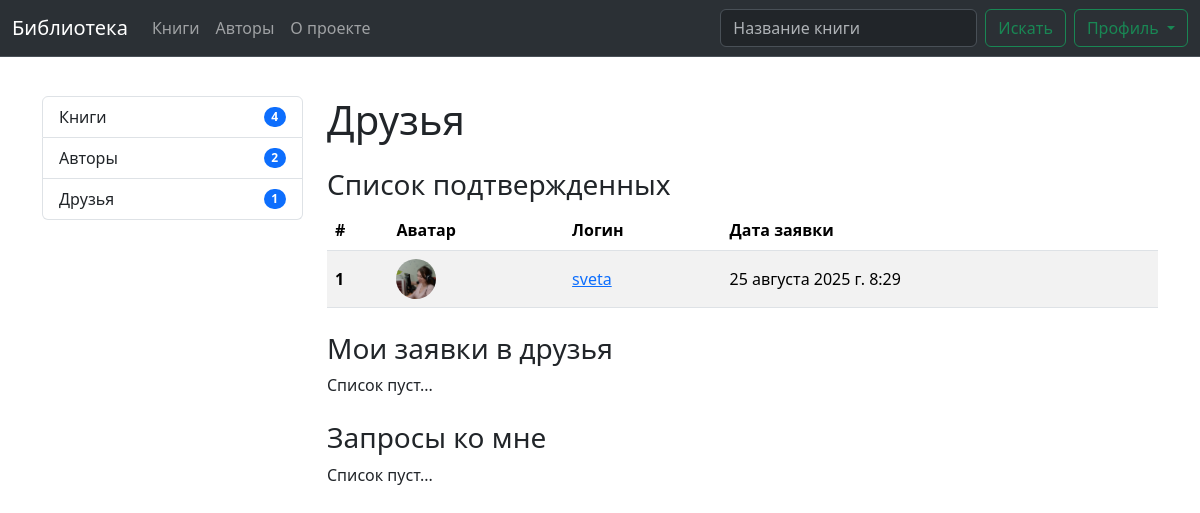
Page /userinfo/authors/ (signed in) on the earlier database version.
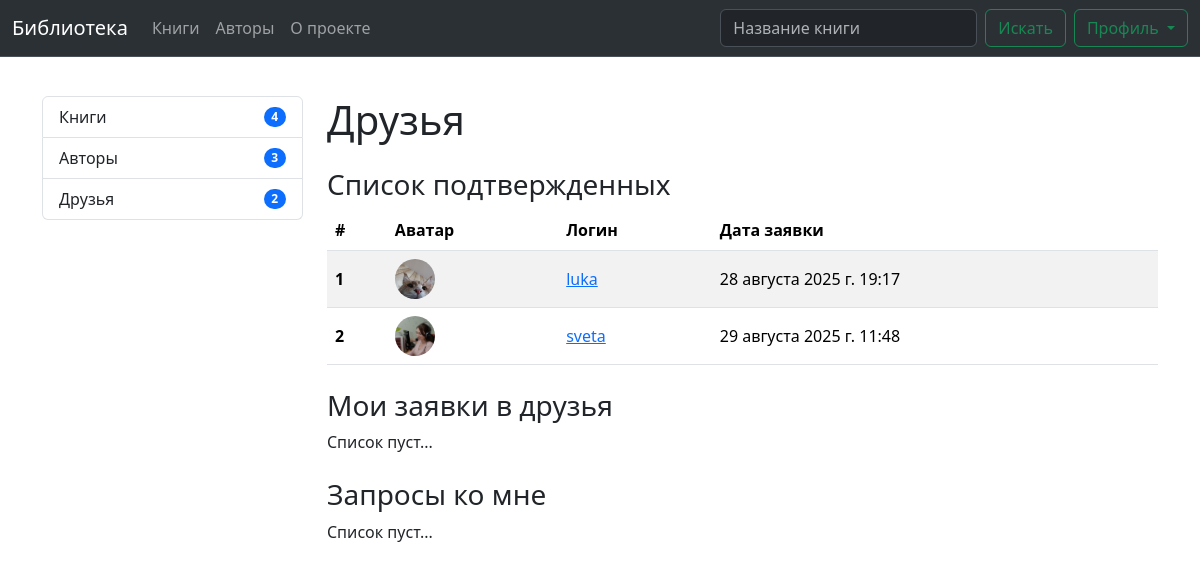
Same page on the later database version.
### users/models.py (models this page shows, shortened)
class Profile(models.Model):
    user = models.OneToOneField(User, on_delete=models.CASCADE)
    city = models.CharField(max_length=100, null=True, blank=True)
    about = HTMLField(null=True, blank=True)
    avatar = models.ImageField(null=True, blank=True, upload_to='users/')
    isAuthor = models.BooleanField(default=False)
    @property
    def friends(self):
        sent = FriendRequest.objects.filter(from_user=self, accepted=True).values_list('to_user', flat=True)
        received = FriendRequest.objects.filter(to_user=self, accepted=True).values_list('from_user', flat=True)
        friend_ids = list(sent) + list(received)
        return Profile.objects.filter(id__in=friend_ids)

class FriendRequest(models.Model):
    from_user = models.ForeignKey(Profile, related_name='from_user_field', on_delete=models.CASCADE)
    to_user = models.ForeignKey(Profile, related_name='to_user_field', on_delete=models.CASCADE)
    accepted = models.BooleanField(default=False)
    created_at = models.DateTimeField(auto_now_add=True)
    class Meta:
        unique_together = ('from_user', 'to_user')

### userinfo/views.py (the view)
# urls.py: path('authors/', FriendsView.as_view(), name='friends'),
class FriendsView(LoginRequiredMixin, View):
    def get(self, req):
        def friends():
            sent = FriendRequest.objects.filter(from_user=req.user.profile, accepted=True)
            sent_res = [{'user': i.to_user, 'date': i.created_at} for i in sent]
            received = FriendRequest.objects.filter(to_user=req.user.profile, accepted=True)
            received_res = [{'user': i.from_user, 'date': i.created_at} for i in received]
            return list(sent_res) + list(received_res)
        def friends_request_from_me():
            res = FriendRequest.objects.filter(from_user=req.user.profile, accepted=False)
            return [{'user': i.to_user, 'date': i.created_at} for i in res]
        def friends_request_to_me():
            res = FriendRequest.objects.filter(to_user=req.user.profile, accepted=False)
            return [{'user': i.from_user, 'date': i.created_at} for i in res]
        return render(req, 'userinfo/friends.html', {
            'req_approved': friends(),
            'req_my': friends_request_from_me(),
            'req_to_me': friends_request_to_me(),
        })

### library/context_processors.py (called while the page is built)
def menu_data(request):
    return {
        'authors_count': Profile.objects.filter(isAuthor=True).count(),
        'friends_count': request.user.profile.friends.count() if request.user.is_authenticated and hasattr(request.user, 'profile') else 0,
        'books_count': Book.objects.all().count(),
    }

### userinfo/templates/userinfo/friends.html (shortened to what this page needs)
{% extends 'base-user.html' %}
{% block meta %}
    <link href="https://use.fontawesome.com/releases/v6.1.1/css/all.css" rel="stylesheet">
{% endblock %}
{% block main %}
    <h1 class="mt-4">Друзья</h1>
    <h3 class="mt-4">Список подтвержденных</h3>
    {% if req_approved|length > 0 %}
    <table class="table table-striped">
      <thead>
        <tr>
          <th scope="col">#</th>
          <th scope="col">Аватар</th>
          <th scope="col">Логин</th>
          <th scope="col">Дата заявки</th>
        </tr>
      </thead>
      <tbody>
      {% for i in req_approved %}
        <tr>
          <th scope="row" style="vertical-align: middle">{{ forloop.counter }}</th>
          <td class="avatar" style="vertical-align: middle">
              {% if i.user.avatar %}
              <div class="img-avatar">
                <img src="{{ i.user.avatar.url }}" alt="img" class="avatar-img" width="40">
              </div>
              {% else %}
                <i class="fa-solid fa-user-tie" style="font-size: 40px"></i>
              {% endif %}
          </td>
            <td style="vertical-align: middle"><a href="{% url 'library:author' i.user.pk %}">{{ i.user.user.username }}</a></td>
            <td style="vertical-align: middle">{{ i.date }}</td>
        </tr>
      {% endfor %}
      </tbody>
    </table>
    {% else %}
        <p>Список пуст...</p>
    {% endif %}
    <h3 class="mt-4">Мои заявки в друзья</h3>
    {% if req_my|length > 0 %}
    <table class="table table-striped">
      <thead>
        <tr>
          <th scope="col">#</th>
          <th scope="col">Аватар</th>
          <th scope="col">Логин</th>
          <th scope="col">Дата заявки</th>
        </tr>
      </thead>
      <tbody>
      {% for i in req_my %}
        <tr>
          <th scope="row" style="vertical-align: middle">{{ forloop.counter }}</th>
          <td class="avatar" style="vertical-align: middle">
              {% if i.user.avatar %}
              <div class="img-avatar">
                <img src="{{ i.user.avatar.url }}" alt="img" class="avatar-img" width="40">
              </div>
              {% else %}
                <i class="fa-solid fa-user-tie" style="font-size: 40px"></i>
              {% endif %}
          </td>
            <td style="vertical-align: middle"><a href="{% url 'library:author' i.user.pk %}">{{ i.user.user.username }}</a></td>
            <td style="vertical-align: middle">{{ i.date }}</td>
        </tr>
      {% endfor %}
      </tbody>
    </table>
    {% else %}
        <p>Список пуст...</p>
    {% endif %}
    <h3 class="mt-4">Запросы ко мне</h3>
    {% if req_to_me|length > 0 %}
    <table class="table table-striped">
      <thead>
        <tr>
          <th scope="col">#</th>
          <th scope="col">Аватар</th>
          <th scope="col">Логин</th>
          <th scope="col">Дата заявки</th>
        </tr>
      </thead>
      <tbody>
      {% for i in req_to_me %}
        <tr>
          <th scope="row" style="vertical-align: middle">{{ forloop.counter }}</th>
          <td class="avatar" style="vertical-align: middle">
              {% if i.user.avatar %}
              <div class="img-avatar">
                <img src="{{ i.user.avatar.url }}" alt="img" class="avatar-img" width="40">
              </div>
              {% else %}
                <i class="fa-solid fa-user-tie" style="font-size: 40px"></i>
              {% endif %}
          </td>
            <td style="vertical-align: middle"><a href="{% url 'library:author' i.user.pk %}">{{ i.user.user.username }}</a></td>
            <td style="vertical-align: middle">{{ i.date }}</td>
        </tr>
      {% endfor %}
      </tbody>
    </table>
    {% else %}
        <p>Список пуст...</p>
    {% endif %}
{% endblock %}

### templates/base-user.html (shortened to what this page needs)
{% load static %}
<!DOCTYPE html>
<html lang="ru">
<head>
    <link href="https://cdn.jsdelivr.net/npm/bootstrap@5.3.7/dist/css/bootstrap.min.css" rel="stylesheet">
    <link href="{% static 'css/base.css' %}" rel="stylesheet">
    {% block meta %}{% endblock %}
</head>
<body>
    {% include 'includes/header.html' %}
    <div class="container">
        <div class="row">
            <div class="col-12 col-md-3 mt-5 pt-5">
                {% include 'includes/aside.html' %}
            </div>
            <div class="col-12 col-md-9 mt-5 pt-4">
                <main class="main pb-3">
                    {% block main %}{% endblock %}
                </main>
            </div>
        </div>
    </div>
</body>
</html>

### templates/includes/header.html (shortened to what this page needs)
<nav class="navbar fixed-top navbar-expand-lg bg-body-tertiary bg-dark border-bottom border-body" data-bs-theme="dark">
  <div class="container-fluid">
    <a class="navbar-brand" href="{% url 'library:home' %}">Библиотека</a>
    <div class="collapse navbar-collapse" id="navbarSupportedContent">
      <ul class="navbar-nav me-auto mb-2 mb-lg-0">
        <li class="nav-item">
          <a
            class="nav-link {% if request.resolver_match.url_name == 'books' %}active{% endif %}"
            href="{% url 'library:books' %}"
          >Книги</a>
        </li>
        <li class="nav-item">
          <a
            class="nav-link {% if request.resolver_match.url_name == 'authors' %}active{% endif %}"
            href="{% url 'library:authors' %}"
          >Авторы</a>
        </li>
        <li class="nav-item">
          <a
            class="nav-link {% if request.resolver_match.url_name == 'about' %}active{% endif %}"
            href="{% url 'library:about' %}"
          >О проекте</a>
        </li>
      </ul>
      <form class="d-flex" role="search" method="get" action="{% url 'library:home' %}">
        <input class="form-control me-2" type="search" placeholder="Название книги" aria-label="Название книги"/>
        <button class="btn btn-outline-success" type="submit">Искать</button>
      </form>
        {% if user.is_authenticated and user.profile %}
        <div class="dropdown">
          <button class="btn btn-outline-success dropdown-toggle ms-2" type="button" data-bs-toggle="dropdown" aria-expanded="false">
            Профиль
          </button>
        </div>
        {% else %}
            <form class="d-flex ms-2" method="post" action="{% url 'users:login' %}">
              {% csrf_token %}
              <button class="btn btn-outline-success" type="submit">Вход</button>
            </form>
        {% endif %}
    </div>
  </div>
</nav>

### templates/includes/aside.html
<aside class="aside">
    <ul class="list-group">
      <a
        href="{% url 'library:books' %}"
        class="list-group-item d-flex justify-content-between align-items-center">
        Книги
          {% if books_count %}
            <span class="badge text-bg-primary rounded-pill">{{ books_count }}</span>
          {% endif %}
      </a>
      <a
        href="{% url 'library:authors' %}"
        class="list-group-item d-flex justify-content-between align-items-center">
        Авторы
          {% if authors_count %}
            <span class="badge text-bg-primary rounded-pill">{{ authors_count }}</span>
          {% endif %}
      </a>
        {% if user.is_authenticated and user.profile %}
          <a
            href="{% url 'userinfo:friends' %}"
            class="list-group-item d-flex justify-content-between align-items-center">
            Друзья
              {% if friends_count %}
                <span class="badge text-bg-primary rounded-pill">{{ friends_count }}</span>
              {% endif %}
          </a>
        {% endif %}
    </ul>
</aside>

### static/css/base.css (style rules this page uses)
html, body { height: 100%; }
.img-avatar { width: 40px; height: 40px; border-radius: 50%; overflow: hidden; }

Differences in the rows shown:
added Profile: user.avatar (picture), user.user.username "luka", date "28 августа 2025 г. 19:17"
changed Profile "sveta": date "25 августа 2025 г. 8:29" → "29 августа 2025 г. 11:48"
Other differences:
{{ authors_count }}: "2" → "3"
{{ friends_count }}: "1" → "2"
